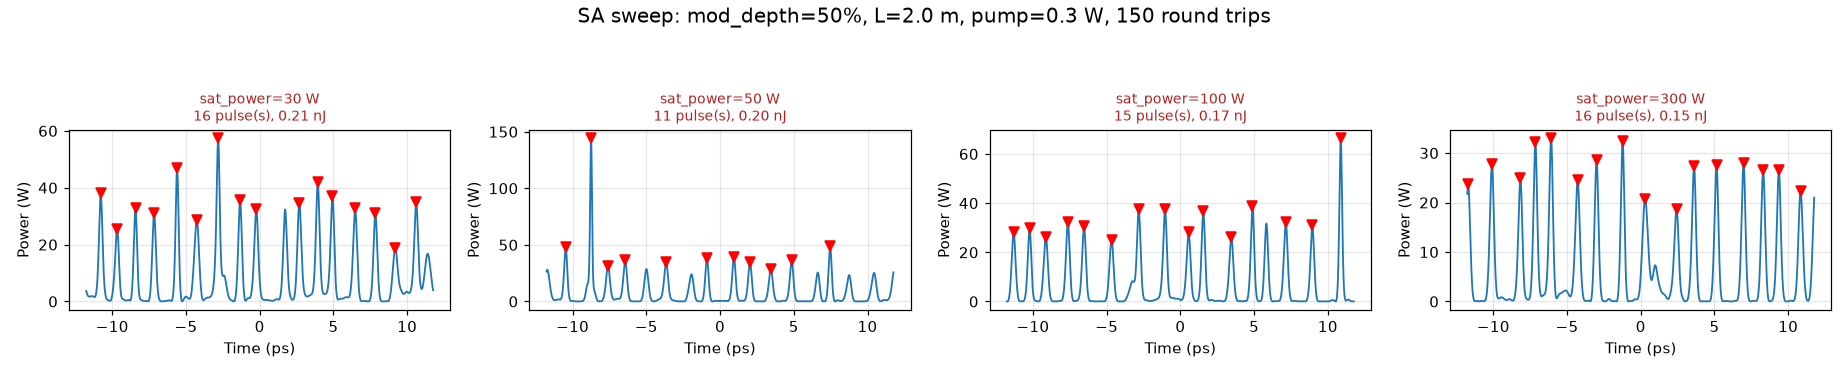

Generate this figure with Python:
"""Experiment: effect of saturable-absorber settings on pulse count.

Fixes the cavity and sweeps the saturable-absorber saturation power at a chosen
modulation depth, counting surviving pulses in the final round trip. Lets us
test whether a given (mod_depth, sat_power) collapses the laser to one pulse.

Run from the repo root:
    .venv\\Scripts\\python.exe experiments\\sa_sweep.py --mod-depth 0.5 --sat-powers 300
    .venv\\Scripts\\python.exe experiments\\sa_sweep.py --mod-depth 0.5 --sat-powers 30,50,100,300
"""

import argparse
import os
import sys
import time

sys.path.insert(0, os.path.dirname(os.path.dirname(os.path.abspath(__file__))))

import matplotlib

matplotlib.use("Agg")
import matplotlib.pyplot as plt
import numpy as np

from pulse_gui.mode_locked_simulation import RingLaserConfig, run_ring_laser
from experiments.single_pulse_sweep import count_pulses, COUNT_WINDOW_PS


def main():
    parser = argparse.ArgumentParser()
    parser.add_argument("--mod-depth", type=float, default=0.5)
    parser.add_argument("--sat-powers", type=str, default="30,50,100,300")
    parser.add_argument("--length", type=float, default=2.0)
    parser.add_argument("--pump", type=float, default=0.3)
    parser.add_argument("--round-trips", type=int, default=150)
    args = parser.parse_args()

    sat_powers = [float(x) for x in args.sat_powers.split(",")]

    ncols = len(sat_powers)
    fig, axs = plt.subplots(1, ncols, figsize=(4.2 * ncols, 3.4),
                            squeeze=False)
    fig.suptitle(
        f"SA sweep: mod_depth={args.mod_depth:.0%}, "
        f"L={args.length} m, pump={args.pump} W, "
        f"{args.round_trips} round trips", fontsize=13)

    summary = []
    t0 = time.time()
    for j, sat_power in enumerate(sat_powers):
        print(f"[{time.time() - t0:6.1f}s] running sat_power={sat_power} W ...",
              flush=True)
        cfg = RingLaserConfig(
            passive_length_m=args.length,
            pump_power_w=args.pump,
            round_trips=args.round_trips,
            sa_mod_depth=args.mod_depth,
            sa_sat_power_w=sat_power,
        )
        res = run_ring_laser(cfg)
        final_power = res.time_evolution[-1]
        n_pulses, peak_idx = count_pulses(res.time_ps, final_power)
        energy = res.pulse_energy_nj[-1] if res.pulse_energy_nj.size else 0.0
        summary.append((sat_power, n_pulses, energy))
        print(f"            -> {n_pulses} pulse(s), E={energy:.3f} nJ",
              flush=True)

        ax = axs[0][j]
        mask = np.abs(res.time_ps) <= COUNT_WINDOW_PS
        tw = res.time_ps[mask]
        pw = final_power[mask]
        ax.plot(tw, pw, color="C0", lw=1.2)
        if len(peak_idx):
            ax.plot(tw[peak_idx], pw[peak_idx], "rv", ms=6)
        colour = "green" if n_pulses == 1 else "firebrick"
        ax.set_title(f"sat_power={sat_power:g} W\n"
                     f"{n_pulses} pulse(s), {energy:.2f} nJ",
                     fontsize=9, color=colour)
        ax.set_xlabel("Time (ps)")
        ax.set_ylabel("Power (W)")
        ax.grid(True, alpha=0.3)

    fig.tight_layout(rect=[0, 0, 1, 0.9])
    out = "experiments/sa_sweep.png"
    fig.savefig(out, dpi=110)
    print(f"\nSaved {out}")

    print("\n=== summary ===")
    print(f"{'sat_power(W)':>13} {'#pulses':>8} {'energy(nJ)':>11}")
    for sp, n, e in summary:
        print(f"{sp:>13.0f} {n:>8d} {e:>11.3f}")


if __name__ == "__main__":
    main()
